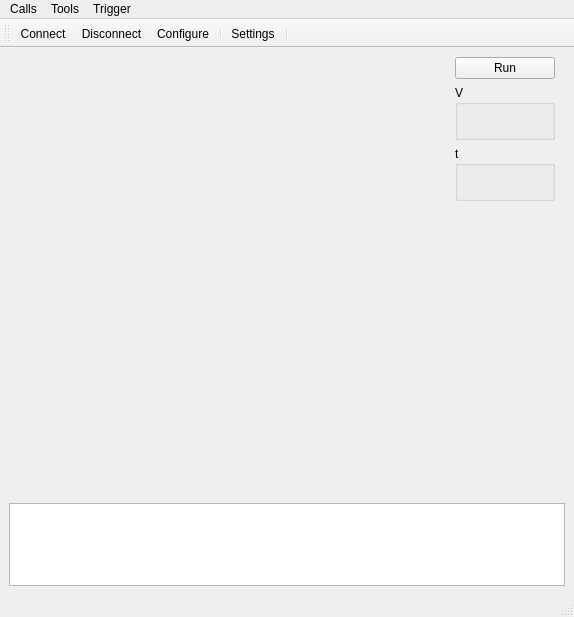
<?xml version="1.0" encoding="UTF-8"?>
<ui version="4.0">
 <class>MainWindow</class>
 <widget class="QMainWindow" name="MainWindow">
  <property name="geometry">
   <rect>
    <x>0</x>
    <y>0</y>
    <width>574</width>
    <height>617</height>
   </rect>
  </property>
  <property name="sizePolicy">
   <sizepolicy hsizetype="Expanding" vsizetype="Preferred">
    <horstretch>0</horstretch>
    <verstretch>0</verstretch>
   </sizepolicy>
  </property>
  <property name="windowTitle">
   <string>Ardoscope</string>
  </property>
  <widget class="QWidget" name="centralwidget">
   <layout class="QGridLayout" name="gridLayout_3">
    <item row="0" column="0">
     <widget class="QLabel" name="m_Display">
      <property name="sizePolicy">
       <sizepolicy hsizetype="Fixed" vsizetype="Fixed">
        <horstretch>0</horstretch>
        <verstretch>0</verstretch>
       </sizepolicy>
      </property>
      <property name="minimumSize">
       <size>
        <width>440</width>
        <height>440</height>
       </size>
      </property>
      <property name="mouseTracking">
       <bool>true</bool>
      </property>
      <property name="contextMenuPolicy">
       <enum>Qt::CustomContextMenu</enum>
      </property>
      <property name="frameShape">
       <enum>QFrame::NoFrame</enum>
      </property>
      <property name="midLineWidth">
       <number>0</number>
      </property>
      <property name="text">
       <string/>
      </property>
      <property name="alignment">
       <set>Qt::AlignLeading|Qt::AlignLeft|Qt::AlignVCenter</set>
      </property>
     </widget>
    </item>
    <item row="0" column="1">
     <layout class="QHBoxLayout" name="horizontalLayout">
      <item>
       <layout class="QVBoxLayout" name="verticalLayout">
        <item>
         <widget class="QPushButton" name="m_runButton">
          <property name="minimumSize">
           <size>
            <width>100</width>
            <height>0</height>
           </size>
          </property>
          <property name="font">
           <font>
            <weight>50</weight>
            <bold>false</bold>
           </font>
          </property>
          <property name="text">
           <string>Run</string>
          </property>
         </widget>
        </item>
        <item>
         <widget class="QGroupBox" name="m_goupBox_V">
          <property name="sizePolicy">
           <sizepolicy hsizetype="Preferred" vsizetype="Fixed">
            <horstretch>0</horstretch>
            <verstretch>0</verstretch>
           </sizepolicy>
          </property>
          <property name="title">
           <string>V</string>
          </property>
          <property name="flat">
           <bool>true</bool>
          </property>
          <property name="checkable">
           <bool>false</bool>
          </property>
          <layout class="QGridLayout" name="gridLayout_2">
           <item row="0" column="0">
            <widget class="QLabel" name="m_U">
             <property name="text">
              <string/>
             </property>
            </widget>
           </item>
          </layout>
         </widget>
        </item>
        <item>
         <widget class="QGroupBox" name="m_groupBox_T">
          <property name="sizePolicy">
           <sizepolicy hsizetype="Preferred" vsizetype="Fixed">
            <horstretch>0</horstretch>
            <verstretch>0</verstretch>
           </sizepolicy>
          </property>
          <property name="minimumSize">
           <size>
            <width>0</width>
            <height>0</height>
           </size>
          </property>
          <property name="title">
           <string>t</string>
          </property>
          <property name="flat">
           <bool>false</bool>
          </property>
          <layout class="QGridLayout" name="gridLayout">
           <item row="0" column="0">
            <widget class="QLabel" name="m_T">
             <property name="text">
              <string/>
             </property>
            </widget>
           </item>
          </layout>
         </widget>
        </item>
        <item>
         <spacer name="verticalSpacer">
          <property name="orientation">
           <enum>Qt::Vertical</enum>
          </property>
          <property name="sizeHint" stdset="0">
           <size>
            <width>20</width>
            <height>40</height>
           </size>
          </property>
         </spacer>
        </item>
       </layout>
      </item>
      <item>
       <spacer name="horizontalSpacer">
        <property name="orientation">
         <enum>Qt::Horizontal</enum>
        </property>
        <property name="sizeHint" stdset="0">
         <size>
          <width>40</width>
          <height>20</height>
         </size>
        </property>
       </spacer>
      </item>
     </layout>
    </item>
    <item row="1" column="0" colspan="2">
     <widget class="QTextEdit" name="m_textEdit"/>
    </item>
   </layout>
  </widget>
  <widget class="QMenuBar" name="menubar">
   <property name="geometry">
    <rect>
     <x>0</x>
     <y>0</y>
     <width>574</width>
     <height>22</height>
    </rect>
   </property>
   <property name="defaultUp">
    <bool>false</bool>
   </property>
   <widget class="QMenu" name="menuCalls">
    <property name="title">
     <string>Calls</string>
    </property>
    <addaction name="actionConnect"/>
    <addaction name="actionDisconnect"/>
    <addaction name="actionConfigure"/>
   </widget>
   <widget class="QMenu" name="menuTools">
    <property name="title">
     <string>Tools</string>
    </property>
    <addaction name="actionRuntimeSettings"/>
   </widget>
   <widget class="QMenu" name="menuTrigger">
    <property name="title">
     <string>Trigger</string>
    </property>
    <addaction name="actionPositive"/>
    <addaction name="actionNegative"/>
    <addaction name="actionNo_trigger"/>
   </widget>
   <addaction name="menuCalls"/>
   <addaction name="menuTools"/>
   <addaction name="menuTrigger"/>
  </widget>
  <widget class="QStatusBar" name="statusbar"/>
  <widget class="QToolBar" name="toolBar">
   <property name="windowTitle">
    <string>toolBar</string>
   </property>
   <attribute name="toolBarArea">
    <enum>TopToolBarArea</enum>
   </attribute>
   <attribute name="toolBarBreak">
    <bool>false</bool>
   </attribute>
   <addaction name="actionConnect"/>
   <addaction name="actionDisconnect"/>
   <addaction name="actionConfigure"/>
   <addaction name="separator"/>
   <addaction name="actionRuntimeSettings"/>
   <addaction name="separator"/>
  </widget>
  <action name="actionConnect">
   <property name="icon">
    <iconset resource="ardoscope.qrc">
     <normaloff>:/images/connect.png</normaloff>:/images/connect.png</iconset>
   </property>
   <property name="text">
    <string>Connect</string>
   </property>
  </action>
  <action name="actionDisconnect">
   <property name="icon">
    <iconset resource="ardoscope.qrc">
     <normaloff>:/images/disconnect.png</normaloff>:/images/disconnect.png</iconset>
   </property>
   <property name="text">
    <string>Disconnect</string>
   </property>
  </action>
  <action name="actionConfigure">
   <property name="icon">
    <iconset resource="ardoscope.qrc">
     <normaloff>:/images/settings.png</normaloff>:/images/settings.png</iconset>
   </property>
   <property name="text">
    <string>Configure</string>
   </property>
  </action>
  <action name="actionRuntimeSettings">
   <property name="icon">
    <iconset resource="ardoscope.qrc">
     <normaloff>:/images/runtime-settings.png</normaloff>:/images/runtime-settings.png</iconset>
   </property>
   <property name="text">
    <string>Settings</string>
   </property>
  </action>
  <action name="actionPositive">
   <property name="checkable">
    <bool>true</bool>
   </property>
   <property name="text">
    <string>Positive</string>
   </property>
  </action>
  <action name="actionNegative">
   <property name="checkable">
    <bool>true</bool>
   </property>
   <property name="text">
    <string>Negative</string>
   </property>
  </action>
  <action name="actionNo_trigger">
   <property name="checkable">
    <bool>true</bool>
   </property>
   <property name="checked">
    <bool>true</bool>
   </property>
   <property name="text">
    <string>No trigger</string>
   </property>
  </action>
 </widget>
 <resources>
  <include location="ardoscope.qrc"/>
 </resources>
 <connections/>
</ui>
